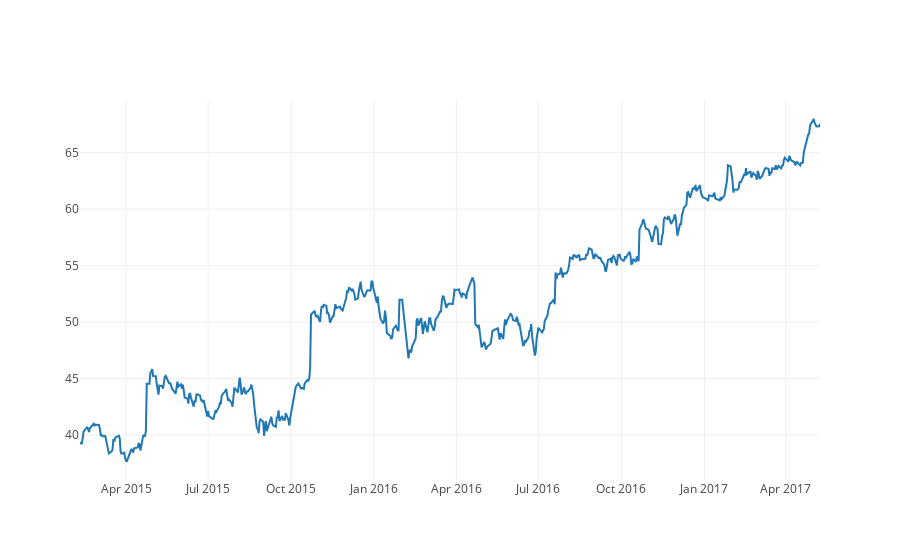

This figure's notebook cell:
### Markdown cell above
**Plot a graph of high stock vs date**

This will produce a time series

### Code cell
data = [go.Scatter(x=MSFT.date, 
                   y=MSFT.high)]

offline.iplot(data)

### Figure 1 — Plotly figure (JSON) as saved in the notebook; plotly's stock layout.template omitted (floating-point values rounded to 4 significant figures; data arrays with more than 128 entries replaced by an {"elided": "..."} marker saying what was removed)
{"data": [{"type": "scatter", "uid": "724703d2-9b9a-11e8-b7d1-6030d4660e22", "x": {"elided": "567 str values"}, "y": {"elided": "567 float values"}}], "layout": {}}
